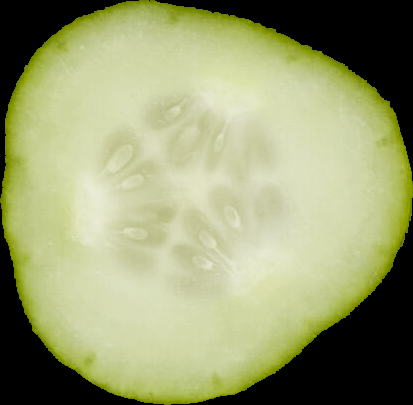
#> input picture dataset_classification/Cetriolo/cetrioli1_15_clean.tif, 413 x 405 px, given in place of cetrioli4.tif, which was not available
$ python image_segmentation_debug.py   (older library calls are emulated)
#> lines starting #> are read from the running program, lines starting #| are printed output that depends on the picture; after the words box and inside, x2 and y2 are one past the last pixel; in counts of white or black regions, pixels touching at a corner belong together; pictures that were not available may be replaced by others from this repository, and a replacement may not be noted
import cv2
import csv
import numpy as np
from os import listdir, makedirs, path
from pathlib import Path
from matplotlib import pyplot as plt
from matplotlib import pylab
import ipywidgets as widgets
from ipywidgets import interact, interact_manual
pylab.rcParams['figure.figsize'] = (100, 50)
args =  {'dir_selection': 'Cetriolo', 'file_selection': 'cetrioli4.tif', 'cut_left': 5, 'cut_right': 95, 'cut_top': 5, 'cut_bottom': 95, 'method': 'BINARY+OTSU', 'min_area': 3, 'max_area': 50, 'threshold': 100, 'denoise': 3, 'blocksize': 101, 'plot': False, 'plot_extracted': False, 'save_files': True}
trf = 'Scan'  # subfolder scans
root_folder = Path('/home/simone/development/python_università/Mario/RAW DATA')
ext = '.tif'  # source file extention
ext_save = '.tif'  # save file extention
root_folder_save = Path('/home/simone/development/python_università/Dataset_extracted_images')


def segmentation_func(dir_selection, file_selection, cut_left, cut_right, cut_top, cut_bottom, method, min_area, max_area, threshold, denoise, blocksize, plot, plot_extracted, save_files):
#> called with dir_selection = 'Cetriolo', file_selection = 'cetrioli4.tif', cut_left = 5, cut_right = 95, cut_top = 5, cut_bottom = 95, method = 'BINARY+OTSU', min_area = 3
    print(f"processing: {locals()}")
    # must split this function in sub function
    fullname_fg = root_folder / dir_selection / file_selection #join paths using pathlib to abstract OS differences
    img = cv2.imread(str(fullname_fg))
#> img is the input picture: shape (405, 413, 3); mean B, G, R 112.5, 157.6, 152.2
    img_cut = img.copy()
    h, w = img_cut.shape[:2]
#> h = 405; w = 413
    max_area = int(w * max_area / 100) ** 2
#> max_area = 42436
    min_area = int(w * min_area / 100) ** 2
#> min_area = 144
    print(f"min area: {min_area}, max area: {max_area}")
#| min area: 144, max area: 42436
    w_left = int(w*cut_left/100)
#> w_left = 20
    cv2.line(img_cut,(w_left, 0),(w_left, h),(0,255,0), int(w*0.01))
    w_right = int(w*cut_right/100)
#> w_right = 392
    cv2.line(img_cut,(w_right, 0),(w_right, h),(255,255,0), int(w*0.01))
    h_top = int(h*cut_top/100)
#> h_top = 20
    cv2.line(img_cut,(0, h_top),(w, h_top),(0,0,255), int(w*0.01))
    h_bottom = int(h*cut_bottom/100)
#> h_bottom = 384
    cv2.line(img_cut,(0, h_bottom),(w, h_bottom),(255,0,255), int(w*0.01))
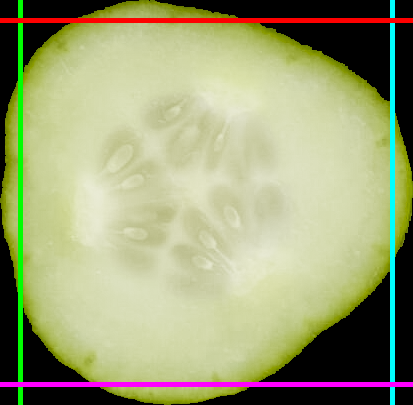
#> img_cut: shape (405, 413, 3); mean B, G, R 117, 159.8, 155
    img = img[h_top:h_bottom, w_left:w_right,:]
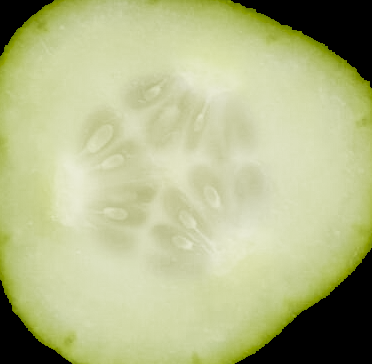
#> img: shape (364, 372, 3); mean B, G, R 135.7, 183.4, 177.8
    gray = cv2.cvtColor(img,cv2.COLOR_BGR2GRAY)
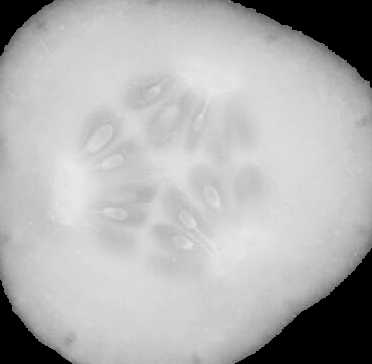
#> gray: shape (364, 372); min 0, max 233, mean 176.3
    if method == 'BINARY':
        ret, th1 = cv2.threshold(gray,threshold,255,cv2.THRESH_BINARY)
    if method == 'BINARY+OTSU':
        ret, th1 = cv2.threshold(gray,threshold,255,cv2.THRESH_BINARY+cv2.THRESH_OTSU)
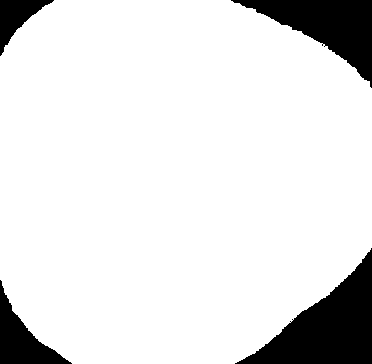
#> th1: shape (364, 372); 88.4% white; 4 black regions, box (x1, y1, x2, y2) and area: (235, 248, 372, 364) 7114, (231, 0, 372, 88) 5079, (0, 280, 72, 364) 2271, (0, 0, 54, 56) 1242
#> ret = 99
    if method == 'ADAPTIVE_MEAN':
        th1 = cv2.adaptiveThreshold(gray,255,cv2.ADAPTIVE_THRESH_MEAN_C, cv2.THRESH_BINARY, blocksize, 0)
    if method == 'ADAPTIVE_GAUSSIAN':
        gray = cv2.GaussianBlur(gray,(5,5),0)
        th1 = cv2.adaptiveThreshold(gray,255,cv2.ADAPTIVE_THRESH_GAUSSIAN_C, cv2.THRESH_BINARY, blocksize, 0)

    #floodfill
    th1_floodfill = th1.copy()
    hf, wf = th1.shape[:2]
#> hf = 364; wf = 372
    mask = np.zeros((hf + 2, wf + 2), np.uint8)
    cv2.floodFill(th1_floodfill, mask, (0, 0), 255)
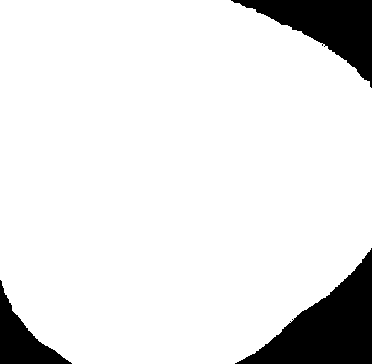
#> th1_floodfill: shape (364, 372); 89.3% white; 3 black regions, box (x1, y1, x2, y2) and area: (235, 248, 372, 364) 7114, (231, 0, 372, 88) 5079, (0, 280, 72, 364) 2271
    th1_floodfill_inv = cv2.bitwise_not(th1_floodfill)
    th1 = th1 | th1_floodfill_inv
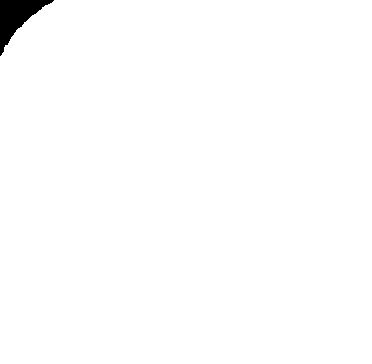
#> th1: shape (364, 372); 99.1% white; 1 black region


    #denoise
    kernel = np.ones((denoise,denoise),np.uint8)
    th1 = cv2.morphologyEx(th1,cv2.MORPH_OPEN,kernel, iterations = 2)


    _, contours, hi = cv2.findContours(th1, cv2.RETR_EXTERNAL, cv2.CHAIN_APPROX_SIMPLE) #get countours
#> contours = 1 contour; box (x1, y1, x2, y2) and area: (0, 0, 372, 364) 133452; hi = [[-1, -1, -1, -1]]
    #writer countors to image
    img_contours = img.copy()

    cropped_images = []
    n_samples = 0
    for i, cnt in enumerate(contours):
        X, Y, w, h = cv2.boundingRect(cnt)
        area = cv2.contourArea(cnt)

        if (area < min_area or area > max_area):
            continue

        section = img[Y:Y + h, X:X + w]
        mask = th1[Y:Y + h, X:X + w]
        cv2.drawContours(img_contours, contours, i, (0, 255, 0), 3)
        cropped_images.append((section, mask))
        n_samples += 1
#> this loop made 1 pass
#> (X, Y, w, h, area) on pass 1: (0, 0, 372, 364, 133451.5)
#> after the loop, cropped_images = []; n_samples = 0


    if plot == True:
        images = [img_cut[:,:,::-1], th1, img_contours[:,:,::-1]]
        colors = [None, 'gray', None]
        if plot_extracted:
            n_rows = (len(cropped_images) // 3) + 3 # to ensure enogh space for cropped images plus orginal images
            for idx in range(len(cropped_images)):
                plt.subplot(n_rows ,3,3 + idx + 1),plt.imshow(cropped_images[idx][0][:,:,::-1])
        else:
            for i in range(3):
                plt.subplot(1,3,i+1),plt.imshow(images[i], colors[i])
        plt.show()

    print("Detected samples:", str(n_samples))
#| Detected samples: 0
    if save_files:
        folder_save = root_folder_save / dir_selection
        print(f"saving to files to {folder_save}")
       # makedirs(folder_save)
        for i in range(len(cropped_images)):
            image, mask = cropped_images[i]
            #dirty image
            filename_image_dirty = folder_save / f"{file_selection[:-len(ext)]}_{i}_dirty_{ext_save}" #generate file name
            cv2.imwrite(str(filename_image_dirty), image) #images
            # mask
            filename_mask = folder_save / f"{file_selection[:-len(ext)]}_{i}_mask_{ext_save}"
            cv2.imwrite(str(filename_mask), mask)
            # inverted mask
            filename_mask = folder_save / f"{file_selection[:-len(ext)]}_{i}_mask_inv{ext_save}"
            cv2.imwrite(str(filename_mask), cv2.bitwise_not(mask))
            # clean image
            filename_image_clean = folder_save / f"{file_selection[:-len(ext)]}_{i}_clean_{ext_save}"
            print(f"{mask.shape} and  {image.shape}")
            # mask_3d = np.empty(image.shape)
            # mask_3d[:]
            image_clean = image & \
                np.stack([mask, mask, mask], axis=2) #to make background perfectly black
            cv2.imwrite(str(filename_image_clean), image_clean)
            print(f"saved file: {filename_image_dirty}")
#> this loop made 0 passes
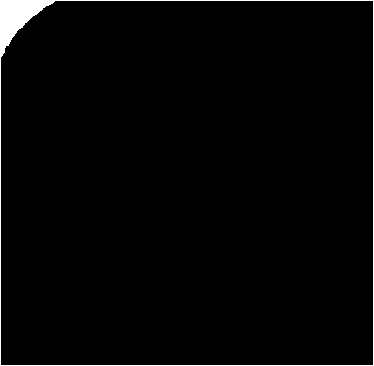
#> mask: shape (366, 374); values 0 (black) and 1 (white), 2% white; 1 white region, box (x1, y1, x2, y2) and area: (0, 0, 374, 366) 2718

segmentation_func(**args)

$ run again, on dataset_classification/Cetriolo/cetrioli1_7_clean.tif
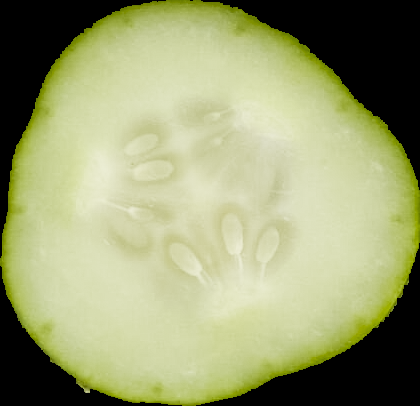
#> input picture dataset_classification/Cetriolo/cetrioli1_7_clean.tif, 420 x 406 px, given in place of cetrioli4.tif, which was not available
#> in segmentation_func, img is the input picture: shape (406, 420, 3); mean B, G, R 113.4, 158.5, 153.2
#| min area: 144, max area: 44100
#> img: shape (365, 378, 3)
#> in segmentation_func, `ret, th1 = cv2.threshold(gray,threshold,255,cv2.THRESH_BINARY+cv2.THRE..`:
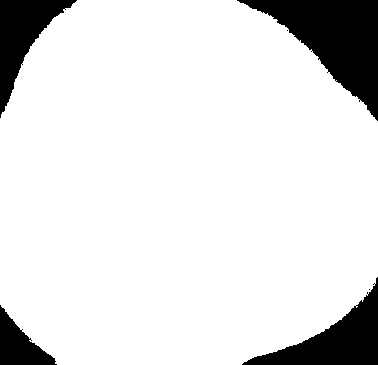
#> th1: shape (365, 378); 87.7% white; 6 black regions (2 under 20 px), largest, box (x1, y1, x2, y2) and area: (237, 0, 378, 121) 7389, (242, 277, 378, 365) 4396, (0, 0, 77, 118) 3482, (0, 305, 57, 365) 1663
#> ret = 101
#> th1_floodfill: shape (365, 378); 90.3% white; 7 black regions (4 under 20 px), largest, box (x1, y1, x2, y2) and area: (237, 0, 378, 121) 7389, (242, 277, 378, 365) 4396, (0, 305, 57, 365) 1663
#> contours = 1 contour; box (x1, y1, x2, y2) and area: (0, 0, 378, 365) 133774; hi = [[-1, -1, -1, -1]]
#> the loop in segmentation_func, `for i, cnt in enumerate(contours):` made 1 pass
#> (X, Y, w, h, area) on pass 1: (0, 0, 378, 365, 133774.5)
#> after the loop in segmentation_func, `for i, cnt in enumerate(contours):`: cropped_images = []; n_samples = 0
#| Detected samples: 0
#> after the loop in segmentation_func, `for i in range(len(cropped_images)):`:
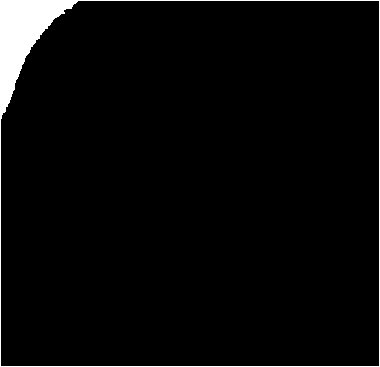
#> mask: shape (367, 380); values 0 (black) and 1 (white), 3.6% white; 1 white region, box (x1, y1, x2, y2) and area: (0, 0, 380, 367) 4970

$ run again, on dataset_classification/Cetriolo/cetrioli1_8_clean.tif
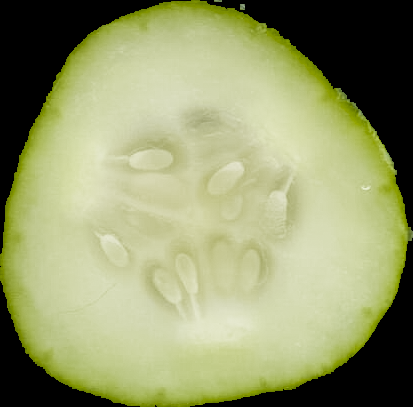
#> input picture dataset_classification/Cetriolo/cetrioli1_8_clean.tif, 413 x 407 px, given in place of cetrioli4.tif, which was not available
#> in segmentation_func, img is the input picture: shape (407, 413, 3); mean B, G, R 107.3, 153.3, 147.6
#| min area: 144, max area: 42436
#> img: shape (366, 372, 3)
#> in segmentation_func, `ret, th1 = cv2.threshold(gray,threshold,255,cv2.THRESH_BINARY+cv2.THRE..`:
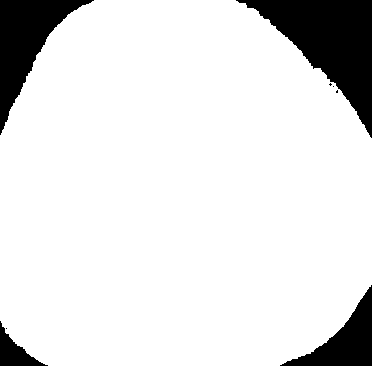
#> th1: shape (366, 372); 88.1% white; 8 black regions (4 under 20 px), largest, box (x1, y1, x2, y2) and area: (236, 0, 372, 138) 7853, (0, 0, 94, 135) 4722, (280, 285, 372, 366) 2787, (0, 321, 48, 366) 839
#> ret = 97
#> th1_floodfill: shape (366, 372); 91.6% white; 7 black regions (4 under 20 px), largest, box (x1, y1, x2, y2) and area: (236, 0, 372, 138) 7853, (280, 285, 372, 366) 2787, (0, 321, 48, 366) 839
#> contours = 1 contour; box (x1, y1, x2, y2) and area: (0, 0, 372, 366) 130728; hi = [[-1, -1, -1, -1]]
#> the loop in segmentation_func, `for i, cnt in enumerate(contours):` made 1 pass
#> (X, Y, w, h, area) on pass 1: (0, 0, 372, 366, 130728)
#> after the loop in segmentation_func, `for i, cnt in enumerate(contours):`: cropped_images = []; n_samples = 0
#| Detected samples: 0
#> after the loop in segmentation_func, `for i in range(len(cropped_images)):`:
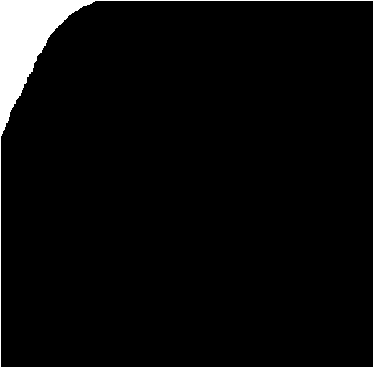
#> mask: shape (368, 374); values 0 (black) and 1 (white), 4.5% white; 1 white region, box (x1, y1, x2, y2) and area: (0, 0, 374, 368) 6202

$ run again, on dataset_classification/Cetriolo/cetrioli1_9_clean.tif
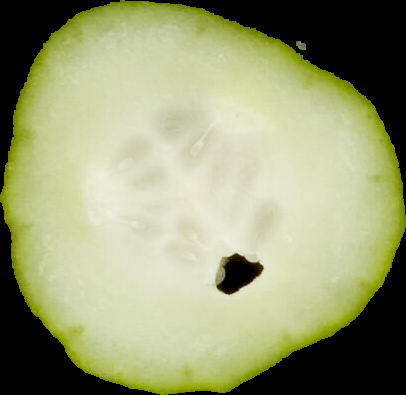
#> input picture dataset_classification/Cetriolo/cetrioli1_9_clean.tif, 406 x 395 px, given in place of cetrioli4.tif, which was not available
#> in segmentation_func, img is the input picture: shape (395, 406, 3); mean B, G, R 115.2, 156.6, 151.2
#| min area: 144, max area: 41209
#> img: shape (356, 365, 3)
#> ret = 101
#> in segmentation_func, `cv2.floodFill(th1_floodfill, mask, (0, 0), 255)`:
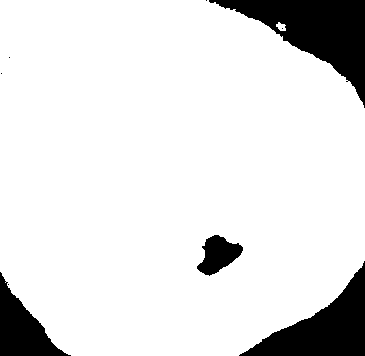
#> th1_floodfill: shape (356, 365); 88.3% white; 9 black regions (5 under 20 px), largest, box (x1, y1, x2, y2) and area: (209, 0, 365, 108) 6505, (239, 261, 365, 356) 4936, (0, 272, 71, 356) 2624, (197, 235, 243, 276) 1093
#> contours = 1 contour; box (x1, y1, x2, y2) and area: (0, 0, 365, 356) 127762; hi = [[-1, -1, -1, -1]]
#> the loop in segmentation_func, `for i, cnt in enumerate(contours):` made 1 pass
#> (X, Y, w, h, area) on pass 1: (0, 0, 365, 356, 127761.5)
#> after the loop in segmentation_func, `for i, cnt in enumerate(contours):`: cropped_images = []; n_samples = 0
#| Detected samples: 0
